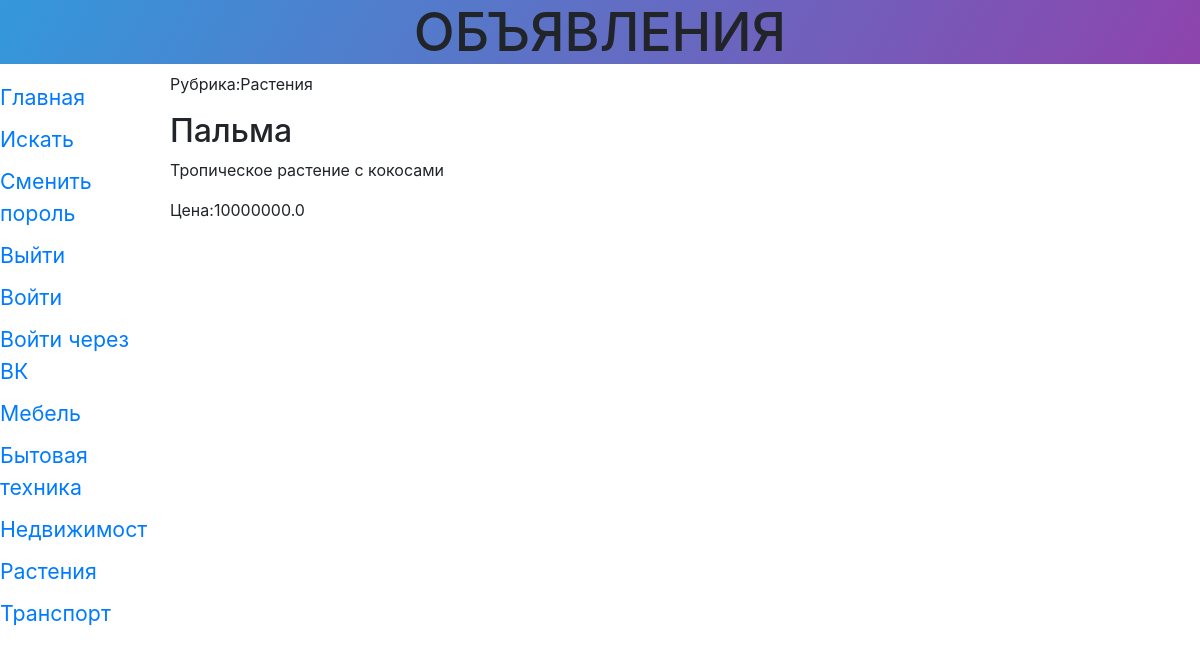
The app's page /storys/detail/34/, older data.
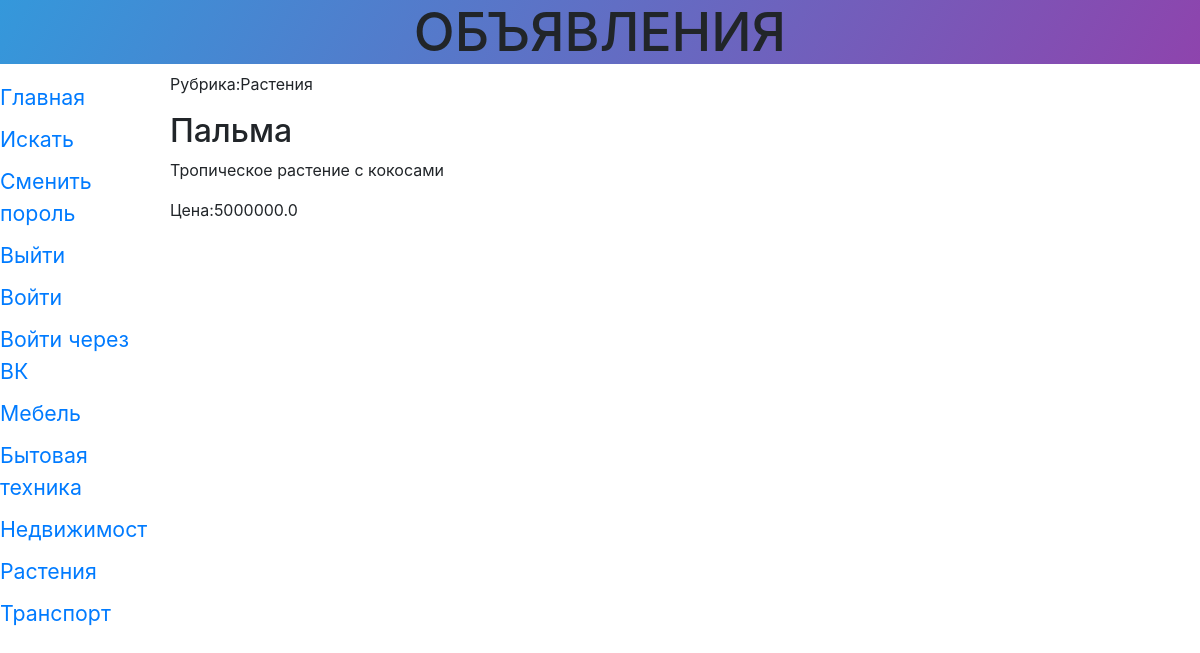
The same page, newer data.
### storys/models.py (models this page shows, shortened)
class Story(models.Model):
	title = models.CharField(max_length=50, verbose_name='Товар')
	content = models.TextField(null = True, blank=True, verbose_name='Описание')
	price = models.FloatField(null = True, blank=True, verbose_name='Цена')
	published = models.DateTimeField(auto_now_add=True, db_index=True, verbose_name='Опубликовано')
	rubric = models.ForeignKey('Rubric', null=True, on_delete = models.PROTECT,verbose_name = 'Рубрика',
		related_name='entries', related_query_name='entry')
	class Meta():
		verbose_name_plural = 'Объявления'
		verbose_name = 'Объявление'
		ordering = ['-published']

class Rubric(models.Model):
	name = models.CharField(max_length=20, db_index=True, verbose_name = 'Название')
	order = models.SmallIntegerField(default = 0, db_index=True)
	class Meta():
		verbose_name_plural = 'Рубрики'
		verbose_name = 'Рубрика'
		ordering = ['order','name']

### storys/views.py (the view)
# urls.py: path('detail/<int:pk>/', StoryDetailView.as_view(), name = 'detail'),
class StoryDetailView(DetailView):
	model = Story
	def get_context_data(self, *args,**kwargs):
		context=super().get_context_data(*args,**kwargs)
		context['rubrics']=Rubric.objects.all()
		return context

### storys/templates/storys/story_detail.html (shortened to what this page needs)
{% extends 'layout/basic.html'%}
{%block content%}
<p>Рубрика:{{story.rubric.name}}</p>
<h2>{{story.title}}</h2>
<p>{{story.content}}</p>
<p>Цена:{{story.price}}</p>
{% endblock %}

Row changes from the older to the newer data that the page shows:
changed Story "Пальма": price "10000000.0" → "5000000.0"
